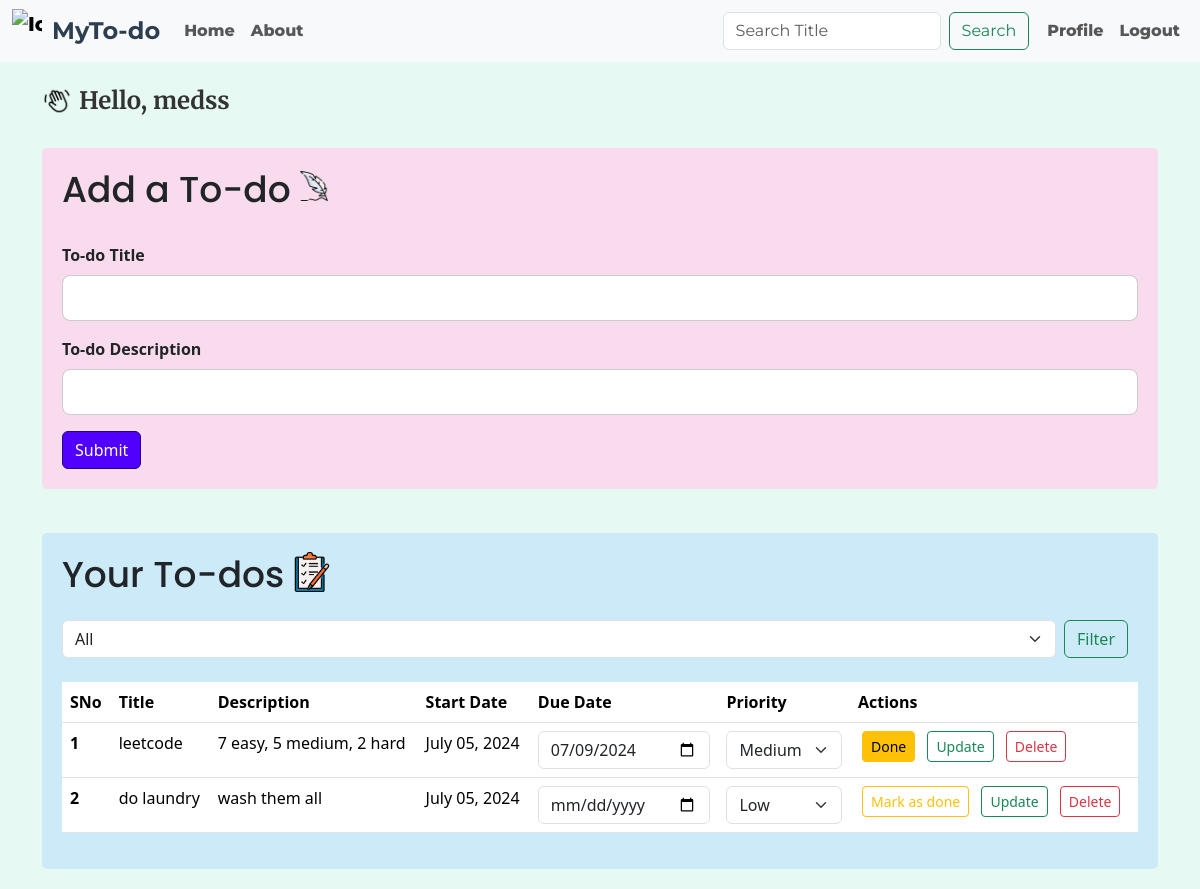
Page /filter (signed in) on the committed database.
### app.py (models this page shows, shortened)
class User(UserMixin, db.Model):
    id = db.Column(db.Integer, primary_key=True)
    username = db.Column(db.String(150), unique=True, nullable=False)
    email = db.Column(db.String(150), unique=True, nullable=False)
    password = db.Column(db.String(150), nullable=False)
    full_name = db.Column(db.String(150), nullable=True)
    phone = db.Column(db.String(20), nullable=True)
    birth_date = db.Column(db.Date, nullable=True)
    profile_img = db.Column(db.String(150), nullable=True)
    bio = db.Column(db.String(300), nullable=True)
    todos = db.relationship('Todo', backref='user', lazy=True, cascade="all, delete-orphan")
    created_at = db.Column(db.DateTime, nullable=False, default=datetime.utcnow)

class Todo(db.Model):
    sno = db.Column(db.Integer, primary_key=True)
    title = db.Column(db.String(200), nullable=False)
    desc = db.Column(db.String(500), nullable=False)
    date_created = db.Column(db.DateTime, default=datetime.utcnow)
    due_date = db.Column(db.DateTime, nullable=True)
    user_id = db.Column(db.Integer, db.ForeignKey('user.id'), nullable=False)
    is_done = db.Column(db.Boolean, default=False)
    priority = db.Column(db.String(10), nullable=False, default='Medium')
    def formatted_date(self):
        return self.date_created.strftime("%B %d, %Y")

### app.py (the view, shortened to what this page needs)
@app.route('/filter', methods=['GET'])
@login_required
def filter_todos():
    filter_option = request.args.get('filter', 'all')
    if filter_option == 'due_date':
        allTodo = Todo.query.filter_by(user_id=current_user.id).order_by(Todo.due_date.asc()).all()
    elif filter_option == 'done':
        allTodo = Todo.query.filter_by(user_id=current_user.id, is_done=True).all()
    elif filter_option == 'not_done':
        allTodo = Todo.query.filter_by(user_id=current_user.id, is_done=False).all()
    else:
        allTodo = Todo.query.filter_by(user_id=current_user.id).all()
    return render_template('index.html', allTodo=allTodo)

### app.py (called while the page is built)
@login_manager.user_loader
def load_user(user_id):
    return User.query.get(int(user_id))

### templates/index.html (shortened to what this page needs)
{% extends 'base.html' %}
{% block body %}
<div class="container my-3">
    {% if current_user.is_authenticated %}
    <div class="greeting d-flex align-items-center">
        <img src="{{ url_for('static', filename='images/hand.png') }}" alt="Icon" class="icon">
        <h4 class="greet ms-2">Hello, {{ current_user.username }}</h4>
    </div>
    {% endif %}
    <br>
    <div class="add-container">
        <div class="add d-flex align-items-center">
            <h2>Add a To-do</h2>
            <img src="{{ url_for('static', filename='images/add.png') }}" alt="Icon" class="icon ms-2">
        </div>
        <br>
        <form action="/" method="POST">
            <div class="mb-3">
                <strong><label for="title" class="form-label">To-do Title</label></strong>
                <input type="text" class="form-control todo-input" name="title" id="title" aria-describedby="titleHelp" required>
            </div>
            <div class="mb-3">
                <strong><label for="desc" class="form-label">To-do Description</label></strong>
                <input type="text" class="form-control todo-input" name="desc" id="desc">
            </div>
            <button type="submit" class="btn btn-primary">Submit</button>
        </form>
    </div>
</div>
<div class="container my-3">
    <br>
    <div class="your-container">
        <div class="d-flex align-items-center">
            <h2 class="your">Your To-dos</h2>
            <img src="{{ url_for('static', filename='images/task.png') }}" alt="Icon" class="icon ms-2">
        </div>
        <form id="filterForm" class="d-flex mt-3" action="/filter" method="GET">
            <select class="form-select me-2" name="filter" id="filter">
                <option value="all">All</option>
            </select>
            <button type="submit" class="btn btn-outline-success">Filter</button>
        </form>
        <br>
        {% if allTodo|length == 0 %}
        <div class="alert alert-warning" role="alert">
            No To-dos found. Add your first to-do now!
        </div>
        {% else %}
        <table class="table">
            <thead>
                <tr>
                    <th scope="col">SNo</th>
                    <th scope="col">Title</th>
                    <th scope="col">Description</th>
                    <th scope="col">Start Date</th>
                    <th scope="col">Due Date</th>
                    <th scope="col">Priority</th>
                    <th scope="col">Actions</th>
                </tr>
            </thead>
            <tbody>
                {% for todo in allTodo %}
                <tr>
                    <th scope="row">{{ loop.index }}</th>
                    <td>{{ todo.title }}</td>
                    <td>{{ todo.desc }}</td>
                    <td>{{ todo.formatted_date() }}</td>
                    <td>
                        <input type="date" class="form-control due-date-input" data-id="{{ todo.sno }}" value="{{ todo.due_date.strftime('%Y-%m-%d') if todo.due_date else '' }}">
                    </td>
                    <td>
                        <select class="form-select priority-select" data-id="{{ todo.sno }}">
                            <option value="low" {% if todo.priority == 'low' %}selected{% endif %}>Low</option>
                            <option value="medium" {% if todo.priority == 'medium' %}selected{% endif %}>Medium</option>
                        </select>
                    </td>
                    <td>
                        <button class="btn {% if todo.is_done %}btn-warning{% else %}btn-outline-warning{% endif %} mark-done-btn btn-sm mx-1" data-id="{{ todo.sno }}">
                            {% if todo.is_done %}Done{% else %}Mark as done{% endif %}
                        </button>
                        <a href="/update/{{ todo.sno }}" class="btn btn-outline-success btn-sm mx-1">Update</a>
                        <a href="/delete/{{ todo.sno }}" class="btn btn-outline-danger btn-sm mx-1">Delete</a>
                    </td>
                </tr>
                {% endfor %}
            </tbody>
        </table>
        {% endif %}
    </div>
</div>
<link rel="stylesheet" href="{{ url_for('static', filename='css/index.css') }}">
{% endblock body %}

### static/css/style.css (style rules this page uses)
.d-flex { margin-right: 10px; }

### static/css/index.css (style rules this page uses)
h2 { font-family: Poppins; font-size: 36px; text-align: left; }
.greeting { display: flex; align-items: center; }
.greeting .icon { width: 30px; height: auto; margin-right: -1px; margin-top: 1px; }
.greet { font-family: "Merriweather", serif; font-size: 30px; font-weight: 700; font-size: 1.5rem; color: #333; margin-top: 9px; }
.add { display: flex; align-items: center; }
.add .icon { width: 30px; height: auto; margin-left: 8px; margin-top: -14px; }
.icon { width: 40px; height: auto; margin-top: -14px; }
.todo-input { border: 1px solid #ccc; border-radius: 8px; padding: 10px; width: 100%; transition: border-color 0.3s ease; }
.btn-primary { background-color: #5100ff; border-color: #220283; color: #fff; transition: background-color 0.3s ease, border-color 0.3s ease, color 0.3s ease; }
.add-container { background-color: rgb(249, 219, 238); border-radius: 5px; padding: 20px; margin-bottom: 20px; }
.your-container { background-color: rgb(204, 234, 247); border-radius: 5px; padding: 20px; margin-bottom: 20px; }
body { background-color: rgb(231, 249, 243); }
.container { opacity: 0; transform: translateY(-20px); animation: slideDown 1s forwards; }

### rows in the picture
User: username "medss"
Todo: title "leetcode", desc "7 easy, 5 medium, 2 hard", formatted_date "July 05, 2024", due_date "07/09/2024", priority+sno "Medium", is_done "Done"
Todo: title "do laundry", desc "wash them all", formatted_date "July 05, 2024", sno "Low", is_done "Mark as done"
